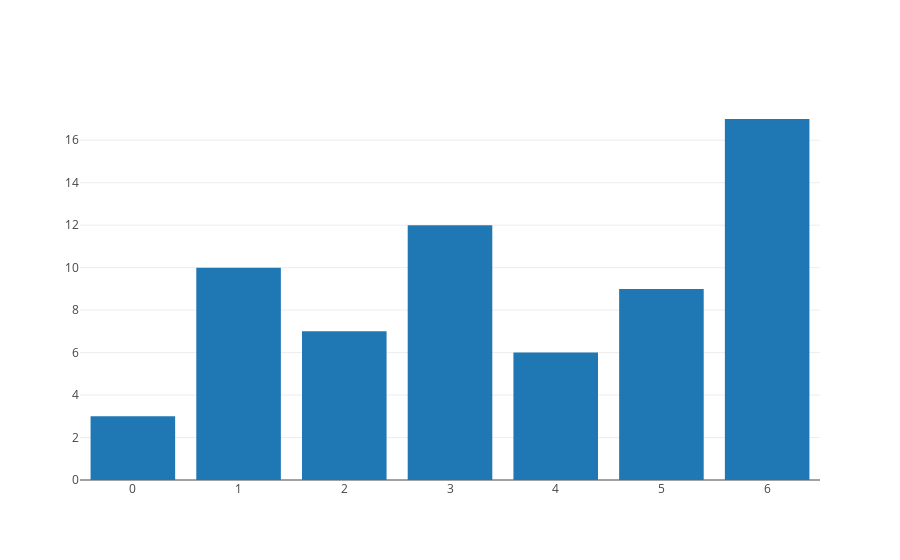

The notebook cell saved with this chart:
### Code cell
import plotly.graph_objs as go
data = [go.Bar(
            x=data_x,
            y=data_y
    )]
iplot(data, filename='basic-bar')

### Figure 1 — Plotly figure (JSON) as saved in the notebook; plotly's stock layout.template omitted (floating-point values rounded to 4 significant figures)
{"data": [{"type": "bar", "x": [5, 1, 0, 2, 4, 6, 3], "y": [9, 10, 3, 7, 6, 17, 12]}], "layout": {}}
